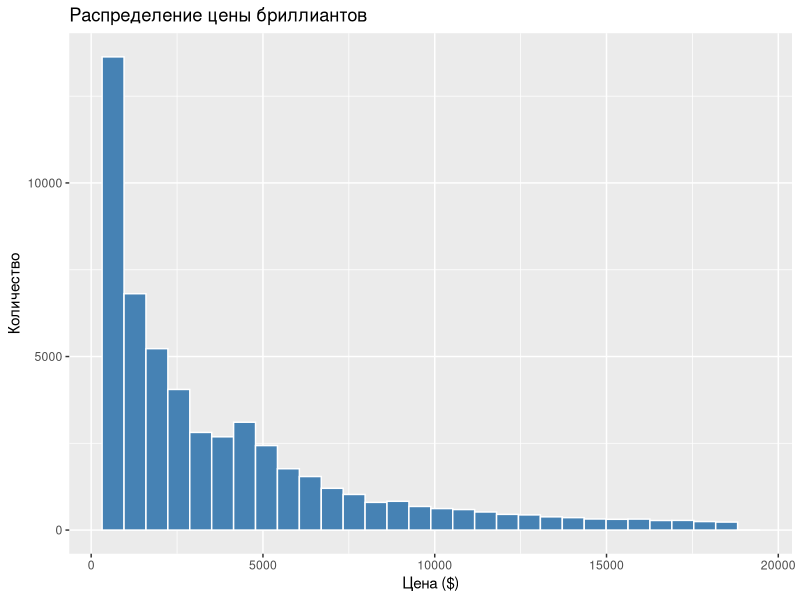
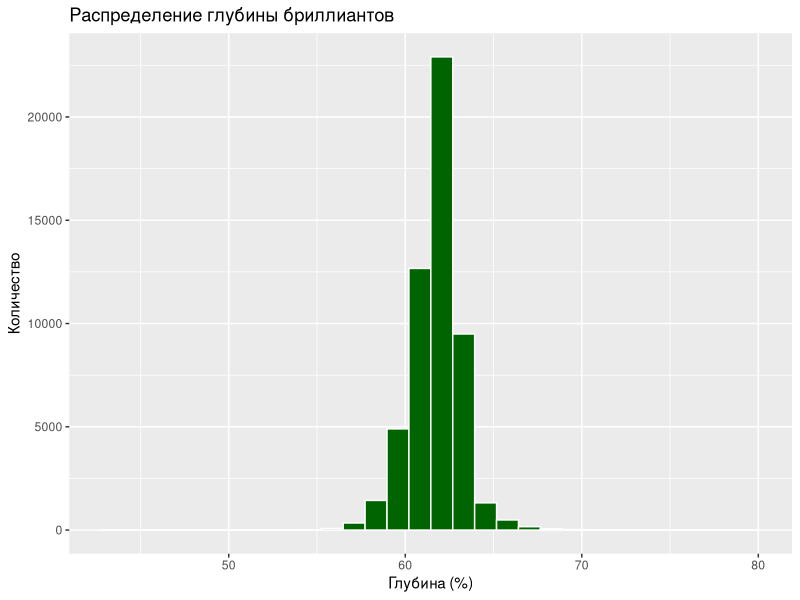
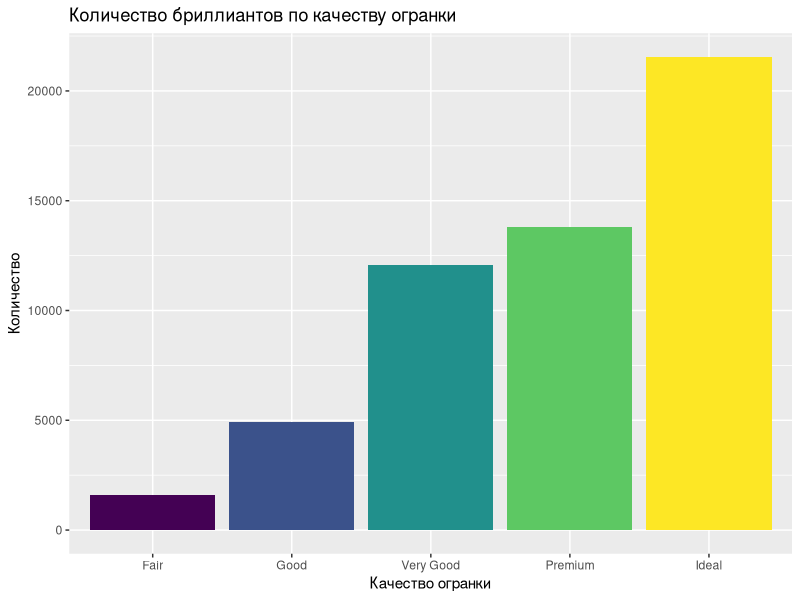
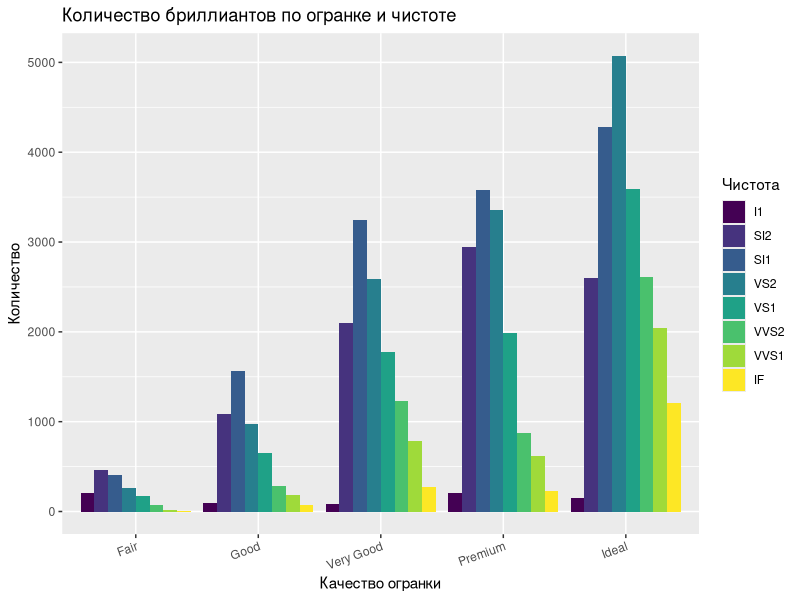
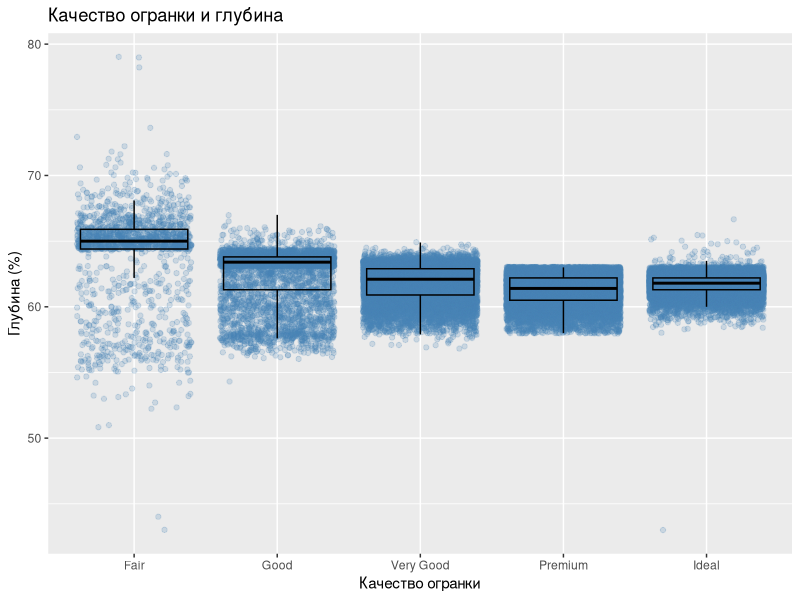
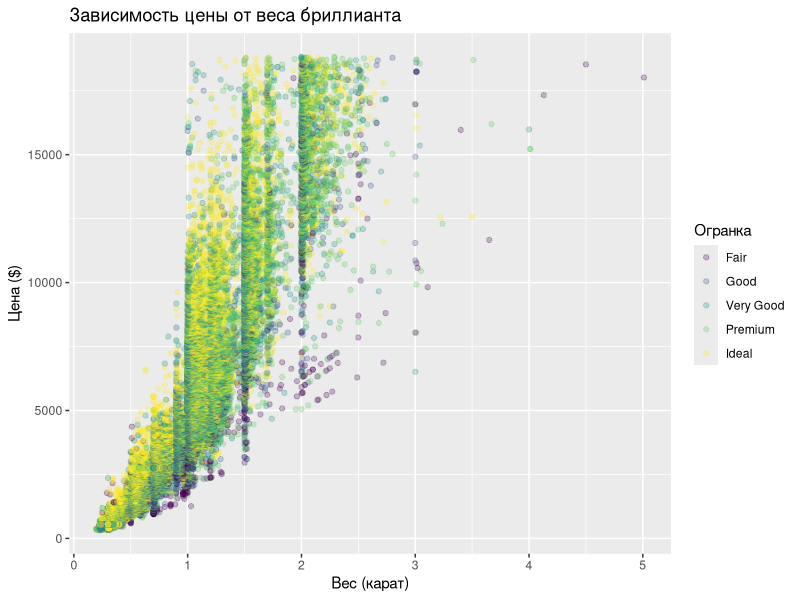
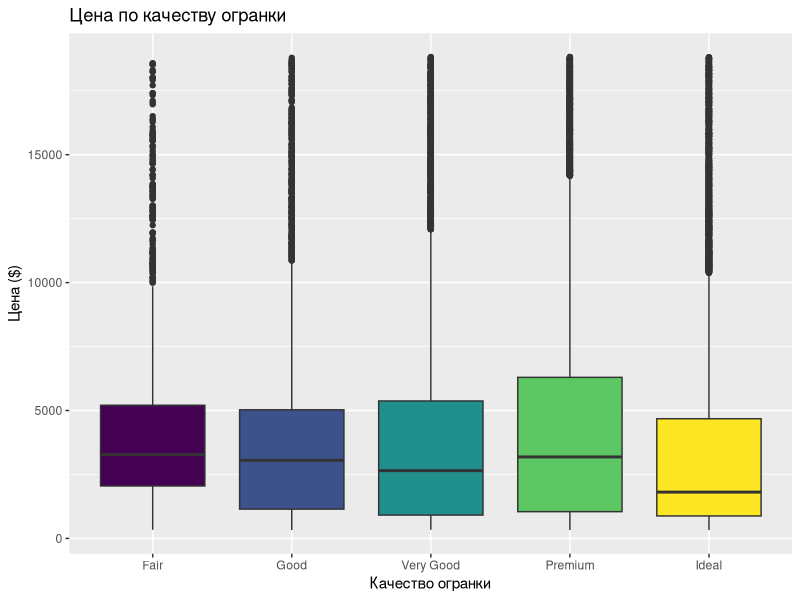

Generate these figures, in order, with R:
## ---- chunk 1
knitr::opts_chunk$set(echo = TRUE, warning = FALSE, message = FALSE,
                      fig.width = 8, fig.height = 4.8)
library(ggplot2)
library(dplyr)
data(diamonds)
## ---- chunk 2
data(diamonds)
str(diamonds)
## ---- chunk 3
summary(diamonds)
## ---- chunk 4
colSums(is.na(diamonds))
## ---- chunk 5
ggplot(diamonds, aes(x = price)) +
  geom_histogram(bins = 30, fill = "steelblue", color = "white") +
  labs(title = "Распределение цены бриллиантов",
       x = "Цена ($)", y = "Количество")
## ---- chunk 6
ggplot(diamonds, aes(x = depth)) +
  geom_histogram(bins = 30, fill = "darkgreen", color = "white") +
  labs(title = "Распределение глубины бриллиантов",
       x = "Глубина (%)", y = "Количество")
## ---- chunk 7
ggplot(diamonds, aes(x = cut, fill = cut)) +
  geom_bar() +
  labs(title = "Количество бриллиантов по качеству огранки",
       x = "Качество огранки", y = "Количество") +
  theme(legend.position = "none")
## ---- chunk 8
ggplot(diamonds, aes(x = cut, fill = clarity)) +
  geom_bar(position = "dodge") +
  labs(title = "Количество бриллиантов по огранке и чистоте",
       x = "Качество огранки", y = "Количество", fill = "Чистота") +
  theme(axis.text.x = element_text(angle = 20, hjust = 1))
## ---- chunk 9
ggplot(diamonds, aes(x = cut, y = depth)) +
  geom_jitter(alpha = 0.2, color = "steelblue") +
  geom_boxplot(alpha = 0.5, fill = NA, color = "black", outlier.shape = NA) +
  labs(title = "Качество огранки и глубина",
       x = "Качество огранки", y = "Глубина (%)")
## ---- chunk 10
ggplot(diamonds, aes(x = carat, y = price, color = cut)) +
  geom_point(alpha = 0.25) +
  labs(title = "Зависимость цены от веса бриллианта",
       x = "Вес (карат)", y = "Цена ($)", color = "Огранка")
## ---- chunk 11
ggplot(diamonds, aes(x = cut, y = price, fill = cut)) +
  geom_boxplot() +
  labs(title = "Цена по качеству огранки",
       x = "Качество огранки", y = "Цена ($)") +
  theme(legend.position = "none")
